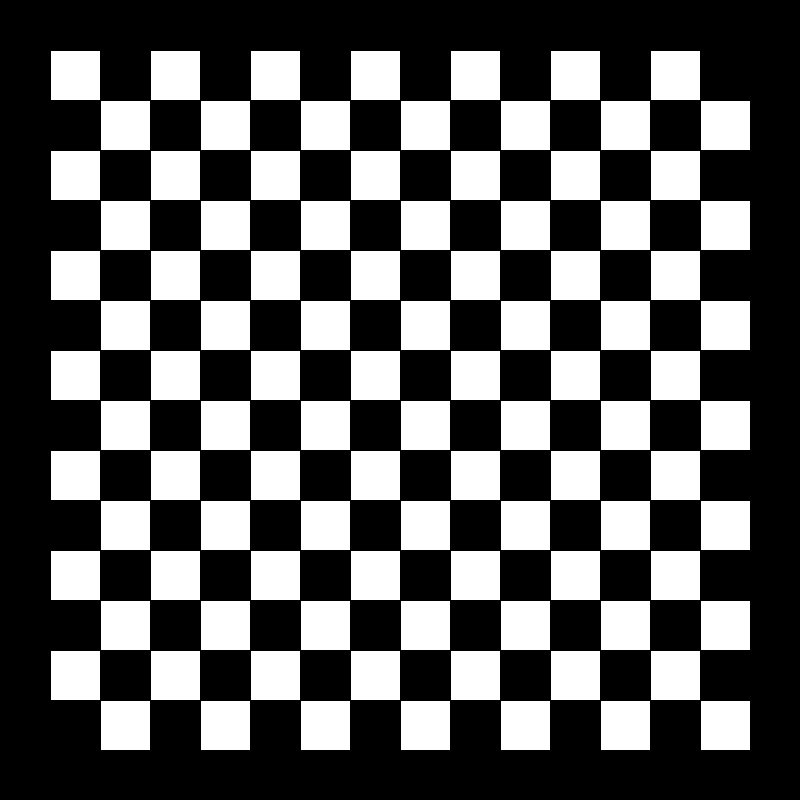
Frame 1 (no input)
Frame 2 (the mouse pressed at the canvas centre, redrawn once): identical to frame 1, image omitted

The Processing sketch that drew this single still picture (run headless with seeded random() and noise(); the mouse was pressed at the canvas centre and the sketch redrawn once):

// Processing sketch: p2
// ── p2.pde
int vectorSize;

void setup() {
  size(800, 800);
  background(0);
  noLoop();
  smooth();
  
  vectorSize = 50;
}

void draw() {
  int i = 0;
  for (int x = 50; x < width - 50; x += vectorSize) {
    for (int y = 50; y < height - 50; y += vectorSize) {
      if (i % 2 == 0) {
        fill(255);
      } else {
        fill(0);
      }
      
      rect(x, y, vectorSize, vectorSize);
      
      i++;
    }
    i++;
  }
}
